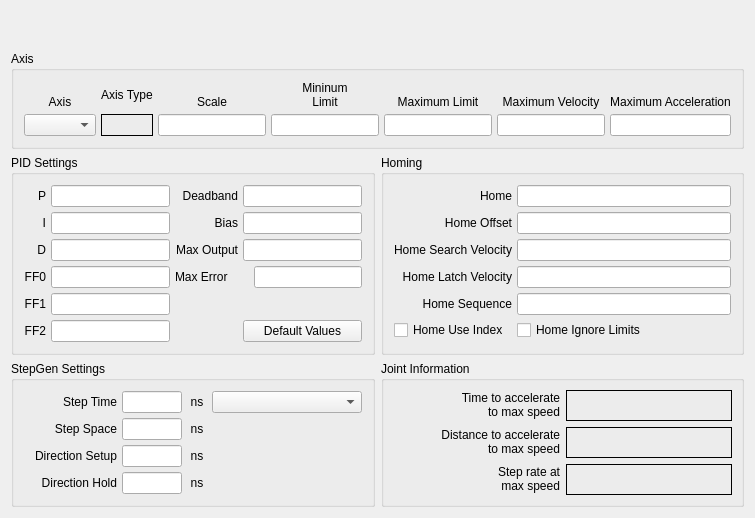
              <widget class="QWidget" name="joint4tab">
               <attribute name="title">
                <string>Joint 4</string>
               </attribute>
               <layout class="QGridLayout" name="gridLayout_25">
                <item row="2" column="1">
                 <widget class="QGroupBox" name="groupBox_17">
                  <property name="title">
                   <string>Homing</string>
                  </property>
                  <layout class="QGridLayout" name="gridLayout_21">
                   <property name="margin">
                    <number>10</number>
                   </property>
                   <property name="spacing">
                    <number>5</number>
                   </property>
                   <item row="0" column="0">
                    <widget class="QLabel" name="label_98">
                     <property name="text">
                      <string>Home</string>
                     </property>
                     <property name="alignment">
                      <set>Qt::AlignRight|Qt::AlignTrailing|Qt::AlignVCenter</set>
                     </property>
                    </widget>
                   </item>
                   <item row="0" column="1">
                    <widget class="QLineEdit" name="home_4">
                     <property name="toolTip">
                      <string>&lt;html&gt;&lt;head/&gt;&lt;body&gt;&lt;p&gt;Home is usually set to 0&lt;/p&gt;&lt;/body&gt;&lt;/html&gt;</string>
                     </property>
                     <property name="alignment">
                      <set>Qt::AlignRight|Qt::AlignTrailing|Qt::AlignVCenter</set>
                     </property>
                    </widget>
                   </item>
                   <item row="1" column="0">
                    <widget class="QLabel" name="label_99">
                     <property name="text">
                      <string>Home Offset</string>
                     </property>
                     <property name="alignment">
                      <set>Qt::AlignRight|Qt::AlignTrailing|Qt::AlignVCenter</set>
                     </property>
                    </widget>
                   </item>
                   <item row="1" column="1">
                    <widget class="QLineEdit" name="homeOffset_4">
                     <property name="toolTip">
                      <string>&lt;html&gt;&lt;head/&gt;&lt;body&gt;&lt;p&gt;Home Offset can be used to back off of the home switch&lt;/p&gt;&lt;/body&gt;&lt;/html&gt;</string>
                     </property>
                     <property name="alignment">
                      <set>Qt::AlignRight|Qt::AlignTrailing|Qt::AlignVCenter</set>
                     </property>
                    </widget>
                   </item>
                   <item row="2" column="0">
                    <widget class="QLabel" name="label_100">
                     <property name="text">
                      <string>Home Search Velocity</string>
                     </property>
                     <property name="alignment">
                      <set>Qt::AlignRight|Qt::AlignTrailing|Qt::AlignVCenter</set>
                     </property>
                    </widget>
                   </item>
                   <item row="2" column="1">
                    <widget class="QLineEdit" name="homeSearchVel_4">
                     <property name="toolTip">
                      <string>&lt;html&gt;&lt;head/&gt;&lt;body&gt;&lt;p&gt;Search Velocity is in units per second&lt;/p&gt;&lt;/body&gt;&lt;/html&gt;</string>
                     </property>
                     <property name="alignment">
                      <set>Qt::AlignRight|Qt::AlignTrailing|Qt::AlignVCenter</set>
                     </property>
                    </widget>
                   </item>
                   <item row="3" column="0">
                    <widget class="QLabel" name="label_101">
                     <property name="text">
                      <string>Home Latch Velocity</string>
                     </property>
                     <property name="alignment">
                      <set>Qt::AlignRight|Qt::AlignTrailing|Qt::AlignVCenter</set>
                     </property>
                    </widget>
                   </item>
                   <item row="3" column="1">
                    <widget class="QLineEdit" name="homeLatchVel_4">
                     <property name="toolTip">
                      <string>&lt;html&gt;&lt;head/&gt;&lt;body&gt;&lt;p&gt;Latch Velocity is in user units per second&lt;br/&gt;usually set slower than Search Velocity&lt;/p&gt;&lt;/body&gt;&lt;/html&gt;</string>
                     </property>
                     <property name="alignment">
                      <set>Qt::AlignRight|Qt::AlignTrailing|Qt::AlignVCenter</set>
                     </property>
                    </widget>
                   </item>
                   <item row="5" column="0">
                    <widget class="QCheckBox" name="homeUseIndex_4">
                     <property name="text">
                      <string>Home Use Index</string>
                     </property>
                    </widget>
                   </item>
                   <item row="5" column="1">
                    <widget class="QCheckBox" name="homeIgnoreLimits_4">
                     <property name="text">
                      <string>Home Ignore Limits</string>
                     </property>
                    </widget>
                   </item>
                   <item row="4" column="1">
                    <widget class="QLineEdit" name="homeSequence_4">
                     <property name="toolTip">
                      <string>&lt;html&gt;&lt;head/&gt;&lt;body&gt;&lt;p&gt;Home sequences start at 0 and do not skip a number.&lt;/p&gt;&lt;p&gt;Multiple joint axis use a negative number.&lt;/p&gt;&lt;p&gt;Leave blank to home the joint manually.&lt;/p&gt;&lt;/body&gt;&lt;/html&gt;</string>
                     </property>
                    </widget>
                   </item>
                   <item row="4" column="0">
                    <widget class="QLabel" name="label_141">
                     <property name="text">
                      <string>Home Sequence</string>
                     </property>
                     <property name="alignment">
                      <set>Qt::AlignRight|Qt::AlignTrailing|Qt::AlignVCenter</set>
                     </property>
                    </widget>
                   </item>
                  </layout>
                 </widget>
                </item>
                <item row="2" column="0">
                 <widget class="QGroupBox" name="groupBox_19">
                  <property name="title">
                   <string>PID Settings</string>
                  </property>
                  <layout class="QGridLayout" name="gridLayout_23">
                   <property name="margin">
                    <number>10</number>
                   </property>
                   <property name="spacing">
                    <number>5</number>
                   </property>
                   <item row="0" column="0">
                    <widget class="QLabel" name="label_254">
                     <property name="text">
                      <string>P</string>
                     </property>
                     <property name="alignment">
                      <set>Qt::AlignRight|Qt::AlignTrailing|Qt::AlignVCenter</set>
                     </property>
                    </widget>
                   </item>
                   <item row="0" column="1">
                    <widget class="QLineEdit" name="p_4">
                     <property name="text">
                      <string/>
                     </property>
                     <property name="alignment">
                      <set>Qt::AlignRight|Qt::AlignTrailing|Qt::AlignVCenter</set>
                     </property>
                    </widget>
                   </item>
                   <item row="0" column="2">
                    <widget class="QLabel" name="label_255">
                     <property name="text">
                      <string>Deadband</string>
                     </property>
                     <property name="alignment">
                      <set>Qt::AlignRight|Qt::AlignTrailing|Qt::AlignVCenter</set>
                     </property>
                    </widget>
                   </item>
                   <item row="0" column="3">
                    <widget class="QLineEdit" name="deadband_4">
                     <property name="text">
                      <string/>
                     </property>
                     <property name="alignment">
                      <set>Qt::AlignRight|Qt::AlignTrailing|Qt::AlignVCenter</set>
                     </property>
                    </widget>
                   </item>
                   <item row="1" column="0">
                    <widget class="QLabel" name="label_256">
                     <property name="text">
                      <string>I</string>
                     </property>
                     <property name="alignment">
                      <set>Qt::AlignRight|Qt::AlignTrailing|Qt::AlignVCenter</set>
                     </property>
                    </widget>
                   </item>
                   <item row="1" column="1">
                    <widget class="QLineEdit" name="i_4">
                     <property name="text">
                      <string/>
                     </property>
                     <property name="alignment">
                      <set>Qt::AlignRight|Qt::AlignTrailing|Qt::AlignVCenter</set>
                     </property>
                    </widget>
                   </item>
                   <item row="1" column="2">
                    <widget class="QLabel" name="label_257">
                     <property name="text">
                      <string>Bias</string>
                     </property>
                     <property name="alignment">
                      <set>Qt::AlignRight|Qt::AlignTrailing|Qt::AlignVCenter</set>
                     </property>
                    </widget>
                   </item>
                   <item row="1" column="3">
                    <widget class="QLineEdit" name="bias_4">
                     <property name="text">
                      <string/>
                     </property>
                     <property name="alignment">
                      <set>Qt::AlignRight|Qt::AlignTrailing|Qt::AlignVCenter</set>
                     </property>
                    </widget>
                   </item>
                   <item row="2" column="0">
                    <widget class="QLabel" name="label_258">
                     <property name="text">
                      <string>D</string>
                     </property>
                     <property name="alignment">
                      <set>Qt::AlignRight|Qt::AlignTrailing|Qt::AlignVCenter</set>
                     </property>
                    </widget>
                   </item>
                   <item row="2" column="1">
                    <widget class="QLineEdit" name="d_4">
                     <property name="text">
                      <string/>
                     </property>
                     <property name="alignment">
                      <set>Qt::AlignRight|Qt::AlignTrailing|Qt::AlignVCenter</set>
                     </property>
                    </widget>
                   </item>
                   <item row="2" column="2">
                    <widget class="QLabel" name="label_259">
                     <property name="text">
                      <string>Max Output</string>
                     </property>
                     <property name="alignment">
                      <set>Qt::AlignRight|Qt::AlignTrailing|Qt::AlignVCenter</set>
                     </property>
                    </widget>
                   </item>
                   <item row="2" column="3">
                    <widget class="QLineEdit" name="maxOutput_4">
                     <property name="text">
                      <string/>
                     </property>
                     <property name="alignment">
                      <set>Qt::AlignRight|Qt::AlignTrailing|Qt::AlignVCenter</set>
                     </property>
                    </widget>
                   </item>
                   <item row="3" column="0">
                    <widget class="QLabel" name="label_260">
                     <property name="text">
                      <string>FF0</string>
                     </property>
                     <property name="alignment">
                      <set>Qt::AlignRight|Qt::AlignTrailing|Qt::AlignVCenter</set>
                     </property>
                    </widget>
                   </item>
                   <item row="3" column="1">
                    <widget class="QLineEdit" name="ff0_4">
                     <property name="text">
                      <string/>
                     </property>
                     <property name="alignment">
                      <set>Qt::AlignRight|Qt::AlignTrailing|Qt::AlignVCenter</set>
                     </property>
                    </widget>
                   </item>
                   <item row="4" column="0">
                    <widget class="QLabel" name="label_262">
                     <property name="text">
                      <string>FF1</string>
                     </property>
                     <property name="alignment">
                      <set>Qt::AlignRight|Qt::AlignTrailing|Qt::AlignVCenter</set>
                     </property>
                    </widget>
                   </item>
                   <item row="4" column="1">
                    <widget class="QLineEdit" name="ff1_4">
                     <property name="text">
                      <string/>
                     </property>
                     <property name="alignment">
                      <set>Qt::AlignRight|Qt::AlignTrailing|Qt::AlignVCenter</set>
                     </property>
                    </widget>
                   </item>
                   <item row="5" column="0">
                    <widget class="QLabel" name="label_263">
                     <property name="text">
                      <string>FF2</string>
                     </property>
                     <property name="alignment">
                      <set>Qt::AlignRight|Qt::AlignTrailing|Qt::AlignVCenter</set>
                     </property>
                    </widget>
                   </item>
                   <item row="5" column="1">
                    <widget class="QLineEdit" name="ff2_4">
                     <property name="text">
                      <string/>
                     </property>
                     <property name="alignment">
                      <set>Qt::AlignRight|Qt::AlignTrailing|Qt::AlignVCenter</set>
                     </property>
                    </widget>
                   </item>
                   <item row="5" column="3">
                    <widget class="QPushButton" name="pidDefault_4">
                     <property name="text">
                      <string>Default Values</string>
                     </property>
                    </widget>
                   </item>
                   <item row="3" column="3" alignment="Qt::AlignRight">
                    <widget class="QLineEdit" name="maxError_4"/>
                   </item>
                   <item row="3" column="2">
                    <widget class="QLabel" name="label_188">
                     <property name="text">
                      <string>Max Error</string>
                     </property>
                    </widget>
                   </item>
                  </layout>
                 </widget>
                </item>
                <item row="3" column="0">
                 <widget class="QGroupBox" name="groupBox_20">
                  <property name="title">
                   <string>StepGen Settings</string>
                  </property>
                  <layout class="QGridLayout" name="gridLayout_24">
                   <property name="margin">
                    <number>10</number>
                   </property>
                   <property name="spacing">
                    <number>5</number>
                   </property>
                   <item row="0" column="0">
                    <widget class="QLabel" name="label_106">
                     <property name="text">
                      <string>Step Time</string>
                     </property>
                     <property name="alignment">
                      <set>Qt::AlignRight|Qt::AlignTrailing|Qt::AlignVCenter</set>
                     </property>
                    </widget>
                   </item>
                   <item row="0" column="1">
                    <widget class="QLineEdit" name="stepTime_4">
                     <property name="maximumSize">
                      <size>
                       <width>60</width>
                       <height>16777215</height>
                      </size>
                     </property>
                     <property name="inputMask">
                      <string/>
                     </property>
                     <property name="text">
                      <string/>
                     </property>
                     <property name="alignment">
                      <set>Qt::AlignRight|Qt::AlignTrailing|Qt::AlignVCenter</set>
                     </property>
                    </widget>
                   </item>
                   <item row="0" column="2">
                    <widget class="QLabel" name="label_132">
                     <property name="minimumSize">
                      <size>
                       <width>20</width>
                       <height>0</height>
                      </size>
                     </property>
                     <property name="maximumSize">
                      <size>
                       <width>20</width>
                       <height>16777215</height>
                      </size>
                     </property>
                     <property name="text">
                      <string>ns</string>
                     </property>
                     <property name="alignment">
                      <set>Qt::AlignCenter</set>
                     </property>
                    </widget>
                   </item>
                   <item row="1" column="0">
                    <widget class="QLabel" name="label_133">
                     <property name="text">
                      <string>Step Space</string>
                     </property>
                     <property name="alignment">
                      <set>Qt::AlignRight|Qt::AlignTrailing|Qt::AlignVCenter</set>
                     </property>
                    </widget>
                   </item>
                   <item row="1" column="1">
                    <widget class="QLineEdit" name="stepSpace_4">
                     <property name="maximumSize">
                      <size>
                       <width>60</width>
                       <height>16777215</height>
                      </size>
                     </property>
                     <property name="text">
                      <string/>
                     </property>
                     <property name="alignment">
                      <set>Qt::AlignRight|Qt::AlignTrailing|Qt::AlignVCenter</set>
                     </property>
                    </widget>
                   </item>
                   <item row="1" column="2">
                    <widget class="QLabel" name="label_134">
                     <property name="minimumSize">
                      <size>
                       <width>20</width>
                       <height>0</height>
                      </size>
                     </property>
                     <property name="maximumSize">
                      <size>
                       <width>20</width>
                       <height>16777215</height>
                      </size>
                     </property>
                     <property name="text">
                      <string>ns</string>
                     </property>
                     <property name="alignment">
                      <set>Qt::AlignCenter</set>
                     </property>
                    </widget>
                   </item>
                   <item row="2" column="0">
                    <widget class="QLabel" name="label_135">
                     <property name="text">
                      <string>Direction Setup</string>
                     </property>
                     <property name="alignment">
                      <set>Qt::AlignRight|Qt::AlignTrailing|Qt::AlignVCenter</set>
                     </property>
                    </widget>
                   </item>
                   <item row="2" column="1">
                    <widget class="QLineEdit" name="dirSetup_4">
                     <property name="maximumSize">
                      <size>
                       <width>60</width>
                       <height>16777215</height>
                      </size>
                     </property>
                     <property name="text">
                      <string/>
                     </property>
                     <property name="alignment">
                      <set>Qt::AlignRight|Qt::AlignTrailing|Qt::AlignVCenter</set>
                     </property>
                    </widget>
                   </item>
                   <item row="2" column="2">
                    <widget class="QLabel" name="label_136">
                     <property name="minimumSize">
                      <size>
                       <width>20</width>
                       <height>0</height>
                      </size>
                     </property>
                     <property name="maximumSize">
                      <size>
                       <width>20</width>
                       <height>16777215</height>
                      </size>
                     </property>
                     <property name="text">
                      <string>ns</string>
                     </property>
                     <property name="alignment">
                      <set>Qt::AlignCenter</set>
                     </property>
                    </widget>
                   </item>
                   <item row="3" column="0">
                    <widget class="QLabel" name="label_137">
                     <property name="text">
                      <string>Direction Hold</string>
                     </property>
                     <property name="alignment">
                      <set>Qt::AlignRight|Qt::AlignTrailing|Qt::AlignVCenter</set>
                     </property>
                    </widget>
                   </item>
                   <item row="3" column="1">
                    <widget class="QLineEdit" name="dirHold_4">
                     <property name="maximumSize">
                      <size>
                       <width>60</width>
                       <height>16777215</height>
                      </size>
                     </property>
                     <property name="text">
                      <string/>
                     </property>
                     <property name="alignment">
                      <set>Qt::AlignRight|Qt::AlignTrailing|Qt::AlignVCenter</set>
                     </property>
                    </widget>
                   </item>
                   <item row="3" column="2">
                    <widget class="QLabel" name="label_138">
                     <property name="minimumSize">
                      <size>
                       <width>20</width>
                       <height>0</height>
                      </size>
                     </property>
                     <property name="maximumSize">
                      <size>
                       <width>20</width>
                       <height>16777215</height>
                      </size>
                     </property>
                     <property name="text">
                      <string>ns</string>
                     </property>
                     <property name="alignment">
                      <set>Qt::AlignCenter</set>
                     </property>
                    </widget>
                   </item>
                   <item row="0" column="3">
                    <widget class="QComboBox" name="driveCB_4">
                     <property name="minimumSize">
                      <size>
                       <width>150</width>
                       <height>0</height>
                      </size>
                     </property>
                    </widget>
                   </item>
                  </layout>
                 </widget>
                </item>
                <item row="3" column="1">
                 <widget class="QGroupBox" name="gridGroupBox_9">
                  <property name="title">
                   <string>Joint Information</string>
                  </property>
                  <layout class="QGridLayout" name="gridLayout_36">
                   <item row="0" column="0">
                    <widget class="QLabel" name="label_207">
                     <property name="text">
                      <string>&lt;html&gt;&lt;head/&gt;&lt;body&gt;&lt;p align=&quot;right&quot;&gt;Time to accelerate&lt;br/&gt;to max speed&lt;/p&gt;&lt;/body&gt;&lt;/html&gt;</string>
                     </property>
                    </widget>
                   </item>
                   <item row="1" column="0">
                    <widget class="QLabel" name="label_208">
                     <property name="text">
                      <string>&lt;html&gt;&lt;head/&gt;&lt;body&gt;&lt;p align=&quot;right&quot;&gt;Distance to accelerate&lt;br/&gt;to max speed&lt;/p&gt;&lt;/body&gt;&lt;/html&gt;</string>
                     </property>
                    </widget>
                   </item>
                   <item row="2" column="0">
                    <widget class="QLabel" name="label_209">
                     <property name="text">
                      <string>&lt;html&gt;&lt;head/&gt;&lt;body&gt;&lt;p align=&quot;right&quot;&gt;Step rate at&lt;br/&gt;max speed&lt;/p&gt;&lt;/body&gt;&lt;/html&gt;</string>
                     </property>
                    </widget>
                   </item>
                   <item row="1" column="1">
                    <widget class="QLabel" name="distanceJoint_4">
                     <property name="frameShape">
                      <enum>QFrame::Box</enum>
                     </property>
                     <property name="text">
                      <string/>
                     </property>
                    </widget>
                   </item>
                   <item row="0" column="1">
                    <widget class="QLabel" name="timeJoint_4">
                     <property name="frameShape">
                      <enum>QFrame::Box</enum>
                     </property>
                     <property name="text">
                      <string/>
                     </property>
                    </widget>
                   </item>
                   <item row="2" column="1">
                    <widget class="QLabel" name="stepRateJoint_4">
                     <property name="frameShape">
                      <enum>QFrame::Box</enum>
                     </property>
                     <property name="text">
                      <string/>
                     </property>
                    </widget>
                   </item>
                  </layout>
                 </widget>
                </item>
                <item row="1" column="0" colspan="2">
                 <widget class="QGroupBox" name="jointAxisGroup_4">
                  <property name="title">
                   <string>Axis</string>
                  </property>
                  <layout class="QGridLayout" name="gridLayout_22">
                   <property name="margin">
                    <number>10</number>
                   </property>
                   <property name="spacing">
                    <number>5</number>
                   </property>
                   <item row="1" column="0">
                    <widget class="QComboBox" name="axisCB_4"/>
                   </item>
                   <item row="0" column="3">
                    <widget class="QLabel" name="label_66">
                     <property name="text">
                      <string>&lt;html&gt;&lt;head/&gt;&lt;body&gt;&lt;p&gt;Mininum&lt;br/&gt;Limit&lt;/p&gt;&lt;/body&gt;&lt;/html&gt;</string>
                     </property>
                     <property name="alignment">
                      <set>Qt::AlignBottom|Qt::AlignHCenter</set>
                     </property>
                     <property name="wordWrap">
                      <bool>true</bool>
                     </property>
                    </widget>
                   </item>
                   <item row="0" column="0">
                    <widget class="QLabel" name="label_59">
                     <property name="text">
                      <string>Axis</string>
                     </property>
                     <property name="alignment">
                      <set>Qt::AlignBottom|Qt::AlignHCenter</set>
                     </property>
                    </widget>
                   </item>
                   <item row="1" column="3">
                    <widget class="QLineEdit" name="minLimit_4">
                     <property name="alignment">
                      <set>Qt::AlignRight|Qt::AlignTrailing|Qt::AlignVCenter</set>
                     </property>
                    </widget>
                   </item>
                   <item row="1" column="4">
                    <widget class="QLineEdit" name="maxLimit_4">
                     <property name="alignment">
                      <set>Qt::AlignRight|Qt::AlignTrailing|Qt::AlignVCenter</set>
                     </property>
                    </widget>
                   </item>
                   <item row="0" column="4">
                    <widget class="QLabel" name="label_71">
                     <property name="text">
                      <string>Maximum Limit</string>
                     </property>
                     <property name="textFormat">
                      <enum>Qt::AutoText</enum>
                     </property>
                     <property name="alignment">
                      <set>Qt::AlignBottom|Qt::AlignHCenter</set>
                     </property>
                     <property name="wordWrap">
                      <bool>true</bool>
                     </property>
                    </widget>
                   </item>
                   <item row="0" column="5">
                    <widget class="QLabel" name="label_80">
                     <property name="text">
                      <string>Maximum Velocity</string>
                     </property>
                     <property name="alignment">
                      <set>Qt::AlignBottom|Qt::AlignHCenter</set>
                     </property>
                     <property name="wordWrap">
                      <bool>true</bool>
                     </property>
                    </widget>
                   </item>
                   <item row="1" column="5">
                    <widget class="QLineEdit" name="maxVelocity_4">
                     <property name="alignment">
                      <set>Qt::AlignRight|Qt::AlignTrailing|Qt::AlignVCenter</set>
                     </property>
                    </widget>
                   </item>
                   <item row="0" column="2">
                    <widget class="QLabel" name="label_61">
                     <property name="text">
                      <string>Scale</string>
                     </property>
                     <property name="alignment">
                      <set>Qt::AlignBottom|Qt::AlignHCenter</set>
                     </property>
                    </widget>
                   </item>
                   <item row="0" column="6">
                    <widget class="QLabel" name="label_81">
                     <property name="text">
                      <string>Maximum Acceleration</string>
                     </property>
                     <property name="alignment">
                      <set>Qt::AlignBottom|Qt::AlignHCenter</set>
                     </property>
                     <property name="wordWrap">
                      <bool>true</bool>
                     </property>
                    </widget>
                   </item>
                   <item row="1" column="6">
                    <widget class="QLineEdit" name="maxAccel_4">
                     <property name="alignment">
                      <set>Qt::AlignRight|Qt::AlignTrailing|Qt::AlignVCenter</set>
                     </property>
                    </widget>
                   </item>
                   <item row="0" column="1">
                    <widget class="QLabel" name="label_31">
                     <property name="text">
                      <string>Axis Type</string>
                     </property>
                    </widget>
                   </item>
                   <item row="1" column="1">
                    <widget class="QLabel" name="axisType_4">
                     <property name="frameShape">
                      <enum>QFrame::Box</enum>
                     </property>
                     <property name="text">
                      <string/>
                     </property>
                    </widget>
                   </item>
                   <item row="1" column="2">
                    <widget class="QLineEdit" name="scale_4"/>
                   </item>
                  </layout>
                 </widget>
                </item>
                <item row="0" column="0" colspan="2">
                 <spacer name="verticalSpacer">
                  <property name="orientation">
                   <enum>Qt::Vertical</enum>
                  </property>
                  <property name="sizeHint" stdset="0">
                   <size>
                    <width>20</width>
                    <height>40</height>
                   </size>
                  </property>
                 </spacer>
                </item>
               </layout>
              </widget>
